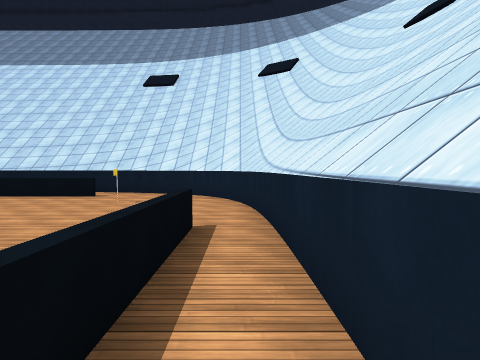
view 1 (above)

23 first-person views from a walk through a Unity game level. The camera is 1.5 m above the floor, tilts 2° down and sees 75° across. The floor is counted in squares, 2 m on a side. Each view is taken from the middle of a square. On the plan, view 1 faces up. The plan holds only what a view shows up to about 10 squares ahead; the rest is blank. The place goes on beyond the plan. The player character is not drawn. Surface patterns are stand-ins for the level's own textures.

view 2
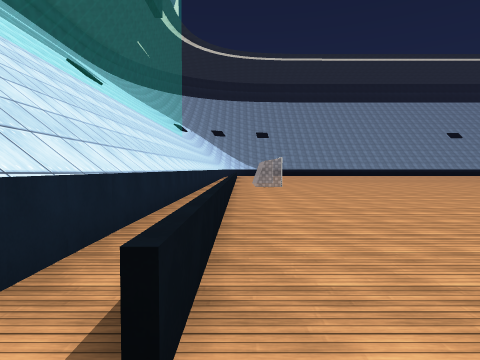

view 3
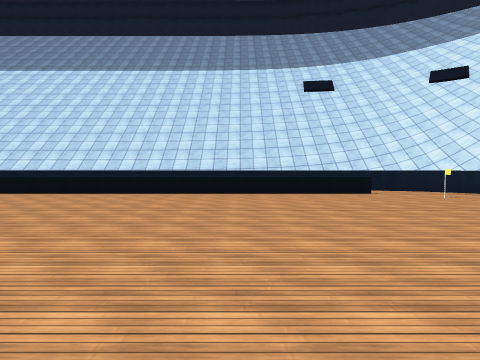

view 4
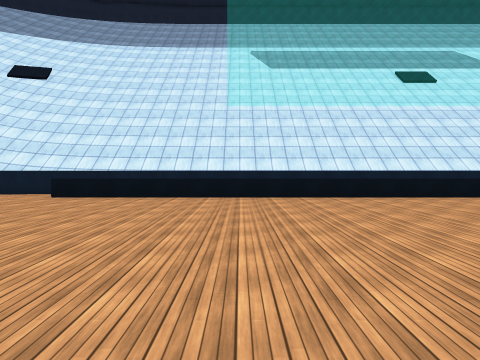

view 5
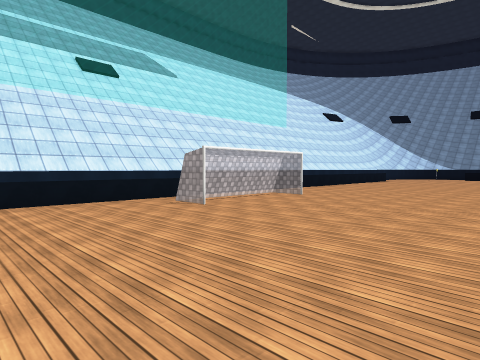

view 6
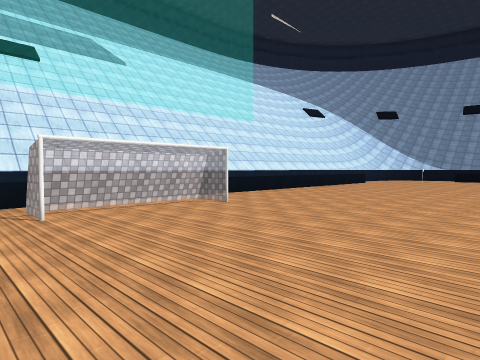

view 7
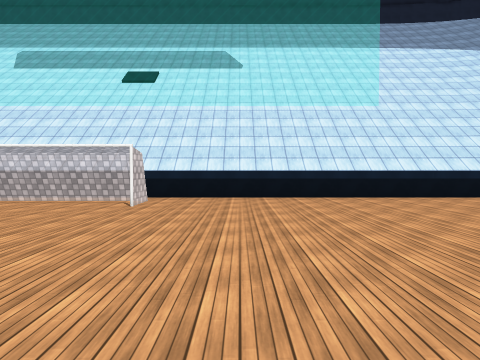

view 8
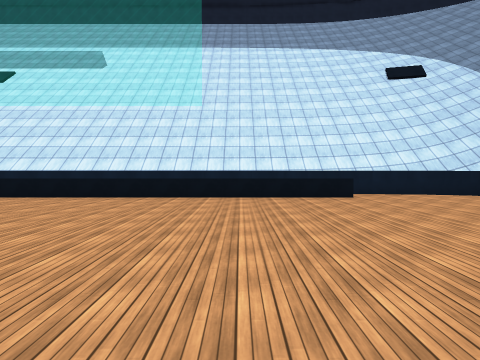

view 9
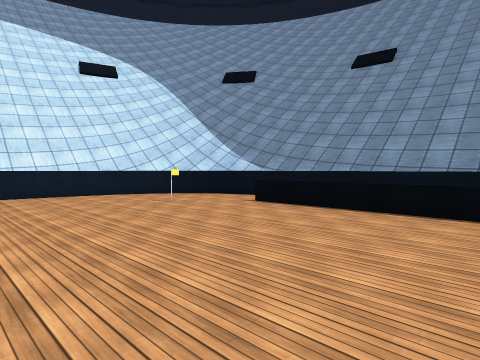

view 10
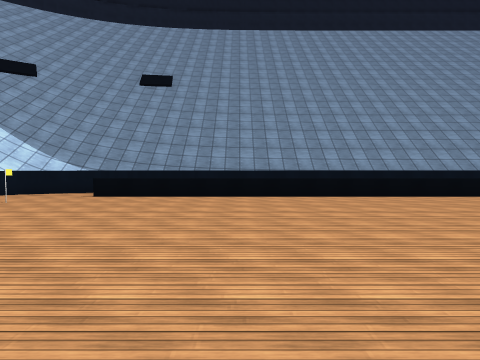

view 11
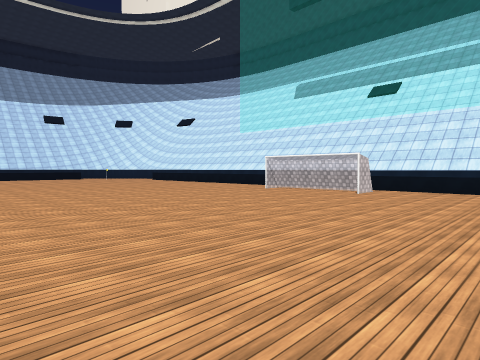

view 12
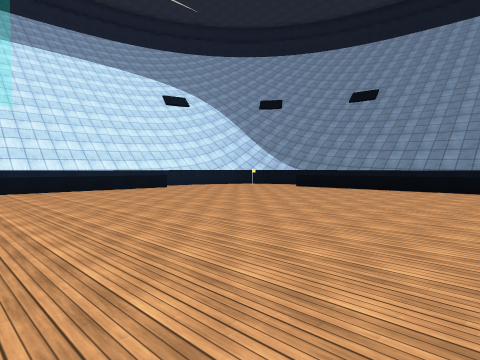

view 13
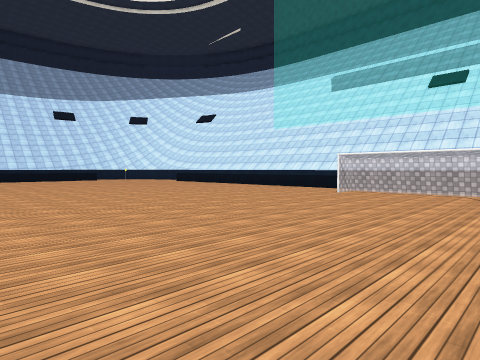

view 14
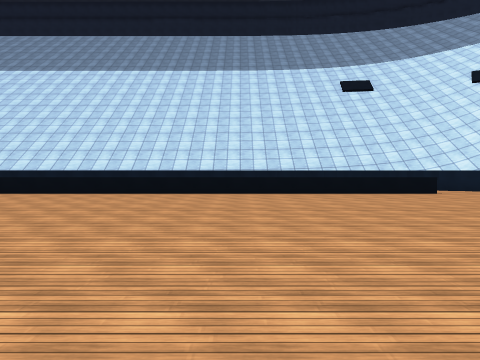

view 15
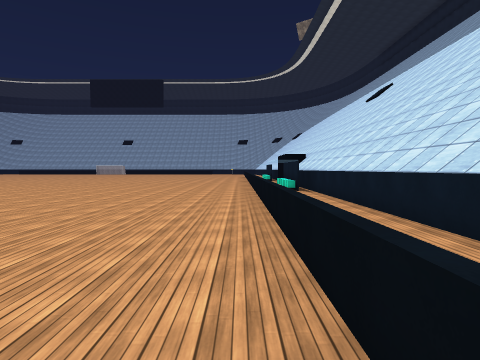

view 16
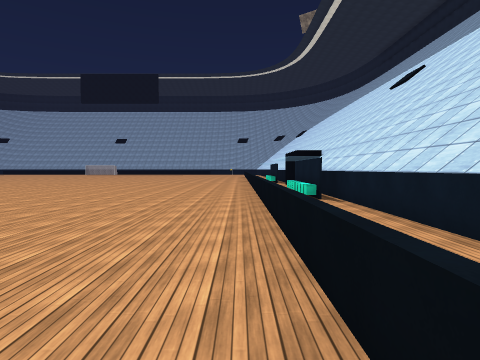

view 17
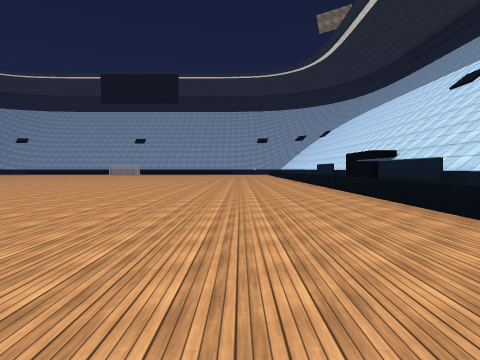

view 18
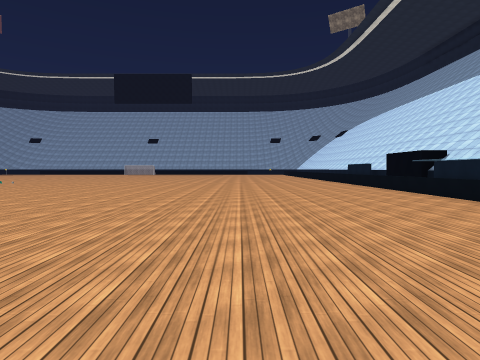

view 19
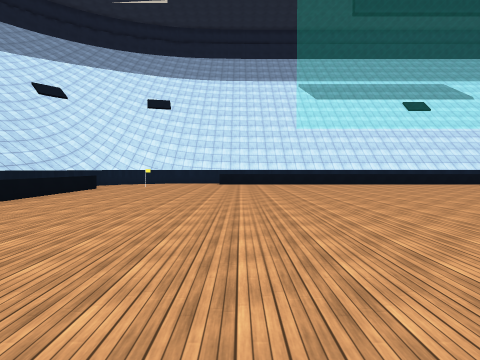

view 20
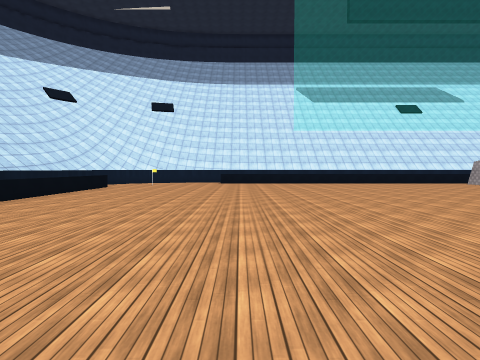

view 21
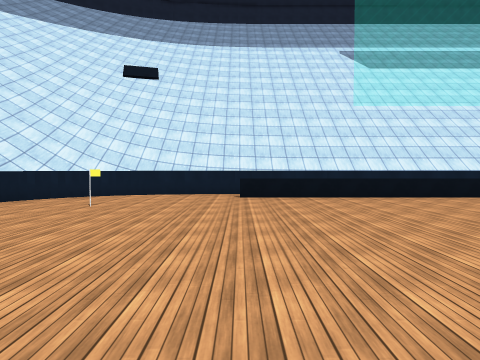

view 22
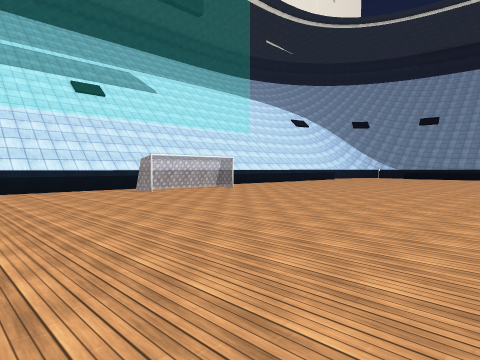

view 23
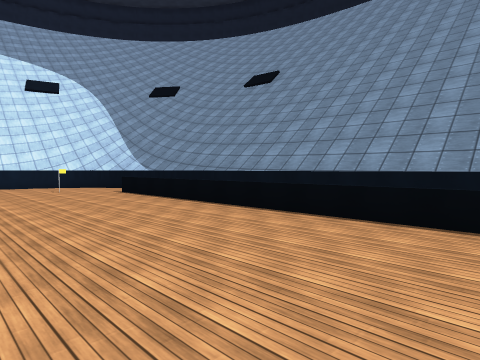

### Floor plan
Points are (right, up) in squares from view 1. A wall is a line through its corners. A room is listed if a view was taken in it or the views show most of it. See-through windows are left out.
Room 1 (view 1)
walls: (0.6, -24.6) (0.5, 5)
ways out: opening at (0, -24) to room 2; opening at (0, 5) to room 2
Room 2 (views 2, 3, 4, 5, 6, 7, 8, 9, 10, 11, 12, 13, 14, 15, 16, 17, 18, 19, 20, 21, 22, 23)
walls: (0.4, 4.9) (0.2, 6.6); (0.3, -26) (0.4, -24.5); (0.2, 6.5) (-0.1, 7.3); (0, 7.2) (-0.4, 8) (-0.7, 8.4) (-1.3, 9) (-2.3, 9.6) (-2.7, 9.8); (-0.4, -28.1) (-0.1, -27.3) (0.2, -26.1); (-0.6, -28.3) (-0.4, -27.9); (-3.6, -30.1) (-2.6, -29.7); (-1, 8.8) (-1.5, 9.2); (-2.7, -29.8) (-1.7, -29.3); (-2.5, 9.7) (-3.6, 10); (-1.8, -29.4) (-1.1, -28.9)
low walls: (-14.5, -28.5) (-4, -28.5); (-0.7, -24.1) (-0.7, 4); (-3.9, 8.5) (-25, 8.5)
ways out: opening at (0, -24) to room 1; opening at (0, 5) to room 1
objects: other object (-3, -27); other object (-3, 7)

Where each view was taken, in squares from view 1:
view 1: 0 up, 0 right, facing up
view 2: 5 up, 1 left, facing down
view 3: 1 down, 8 left, facing up
view 4: 1 down, 9 left, facing right
view 5: 4 down, 8 left, facing down-right
view 6: 7 down, 8 left, facing down-right
view 7: 14 down, 9 left, facing right
view 8: 21 down, 9 left, facing right
view 9: 23 down, 9 left, facing down-right
view 10: 20 down, 8 left, facing down
view 11: 16 down, 12 left, facing up-right
view 12: 17 down, 12 left, facing down-right
view 13: 13 down, 12 left, facing up-right
view 14: 1 down, 10 left, facing up
view 15: 8 up, 12 left, facing left
view 16: 8 up, 15 left, facing left
view 17: 5 up, 15 left, facing left
view 18: 3 up, 15 left, facing left
view 19: 3 up, 16 left, facing right
view 20: 3 up, 17 left, facing right
view 21: 4 up, 9 left, facing right
view 22: 3 down, 12 left, facing down-right
view 23: 24 down, 14 left, facing down-right
